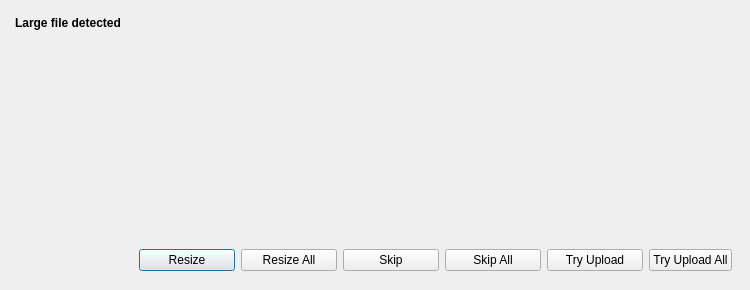
<?xml version="1.0" encoding="UTF-8"?>
<ui version="4.0">
 <class>LargeFileDialog</class>
 <widget class="QDialog" name="LargeFileDialog">
  <property name="geometry">
   <rect>
    <x>0</x>
    <y>0</y>
    <width>750</width>
    <height>290</height>
   </rect>
  </property>
  <property name="windowTitle">
   <string>SteaScree — Large File Detected</string>
  </property>
  <property name="sizeGripEnabled">
   <bool>false</bool>
  </property>
  <property name="modal">
   <bool>true</bool>
  </property>
  <widget class="QLabel" name="label_details">
   <property name="geometry">
    <rect>
     <x>350</x>
     <y>40</y>
     <width>381</width>
     <height>191</height>
    </rect>
   </property>
   <property name="text">
    <string/>
   </property>
   <property name="textFormat">
    <enum>Qt::RichText</enum>
   </property>
   <property name="alignment">
    <set>Qt::AlignJustify|Qt::AlignVCenter</set>
   </property>
   <property name="wordWrap">
    <bool>true</bool>
   </property>
  </widget>
  <widget class="QWidget" name="horizontalLayoutWidget">
   <property name="geometry">
    <rect>
     <x>94</x>
     <y>245</y>
     <width>638</width>
     <height>31</height>
    </rect>
   </property>
   <layout class="QHBoxLayout" name="horizontalLayout">
    <item>
     <spacer name="horizontalSpacer">
      <property name="orientation">
       <enum>Qt::Horizontal</enum>
      </property>
      <property name="sizeHint" stdset="0">
       <size>
        <width>40</width>
        <height>20</height>
       </size>
      </property>
     </spacer>
    </item>
    <item>
     <widget class="QPushButton" name="pushButton_resize">
      <property name="sizePolicy">
       <sizepolicy hsizetype="Minimum" vsizetype="Fixed">
        <horstretch>0</horstretch>
        <verstretch>0</verstretch>
       </sizepolicy>
      </property>
      <property name="minimumSize">
       <size>
        <width>96</width>
        <height>0</height>
       </size>
      </property>
      <property name="maximumSize">
       <size>
        <width>16777215</width>
        <height>16777215</height>
       </size>
      </property>
      <property name="baseSize">
       <size>
        <width>0</width>
        <height>0</height>
       </size>
      </property>
      <property name="text">
       <string>Resize</string>
      </property>
     </widget>
    </item>
    <item>
     <widget class="QPushButton" name="pushButton_resizeAll">
      <property name="sizePolicy">
       <sizepolicy hsizetype="Minimum" vsizetype="Fixed">
        <horstretch>0</horstretch>
        <verstretch>0</verstretch>
       </sizepolicy>
      </property>
      <property name="minimumSize">
       <size>
        <width>96</width>
        <height>0</height>
       </size>
      </property>
      <property name="maximumSize">
       <size>
        <width>16777215</width>
        <height>16777215</height>
       </size>
      </property>
      <property name="baseSize">
       <size>
        <width>0</width>
        <height>0</height>
       </size>
      </property>
      <property name="text">
       <string>Resize All</string>
      </property>
     </widget>
    </item>
    <item>
     <widget class="QPushButton" name="pushButton_skip">
      <property name="minimumSize">
       <size>
        <width>96</width>
        <height>0</height>
       </size>
      </property>
      <property name="text">
       <string>Skip</string>
      </property>
     </widget>
    </item>
    <item>
     <widget class="QPushButton" name="pushButton_skipAll">
      <property name="minimumSize">
       <size>
        <width>96</width>
        <height>0</height>
       </size>
      </property>
      <property name="text">
       <string>Skip All</string>
      </property>
     </widget>
    </item>
    <item>
     <widget class="QPushButton" name="pushButton_try">
      <property name="minimumSize">
       <size>
        <width>96</width>
        <height>0</height>
       </size>
      </property>
      <property name="text">
       <string>Try Upload</string>
      </property>
     </widget>
    </item>
    <item>
     <widget class="QPushButton" name="pushButton_tryAll">
      <property name="sizePolicy">
       <sizepolicy hsizetype="Minimum" vsizetype="Fixed">
        <horstretch>0</horstretch>
        <verstretch>0</verstretch>
       </sizepolicy>
      </property>
      <property name="minimumSize">
       <size>
        <width>0</width>
        <height>0</height>
       </size>
      </property>
      <property name="maximumSize">
       <size>
        <width>16777215</width>
        <height>16777215</height>
       </size>
      </property>
      <property name="baseSize">
       <size>
        <width>0</width>
        <height>0</height>
       </size>
      </property>
      <property name="text">
       <string>Try Upload All</string>
      </property>
     </widget>
    </item>
   </layout>
  </widget>
  <widget class="QLabel" name="label_heading">
   <property name="geometry">
    <rect>
     <x>15</x>
     <y>13</y>
     <width>281</width>
     <height>21</height>
    </rect>
   </property>
   <property name="text">
    <string>&lt;html&gt;&lt;head/&gt;&lt;body&gt;&lt;p&gt;&lt;span style=&quot; font-size:9pt; font-weight:600;&quot;&gt;Large file detected&lt;/span&gt;&lt;/p&gt;&lt;/body&gt;&lt;/html&gt;</string>
   </property>
  </widget>
  <widget class="QLabel" name="label_image">
   <property name="geometry">
    <rect>
     <x>15</x>
     <y>44</y>
     <width>320</width>
     <height>180</height>
    </rect>
   </property>
   <property name="text">
    <string/>
   </property>
  </widget>
 </widget>
 <resources/>
 <connections/>
</ui>
